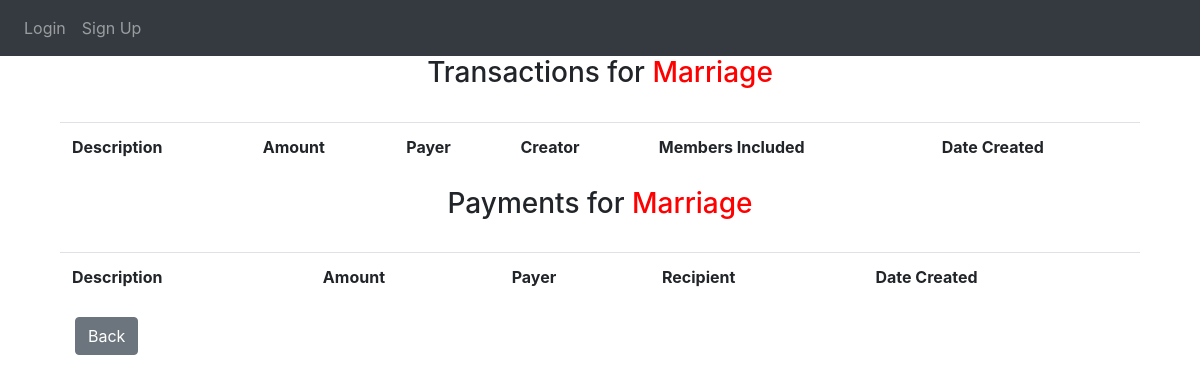
The page /see-transactions?groupID=2 on the database as committed earlier.
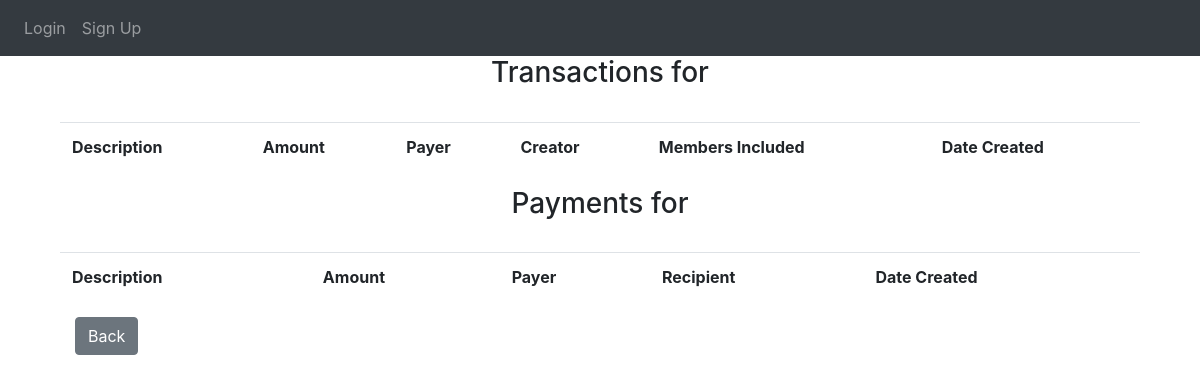
The same page on the database as committed later.
### website/models.py (models this page shows, shortened)
class Group(db.Model):
    id = db.Column(db.Integer, primary_key=True)
    admin_id = db.Column(db.Integer)
    group_name = db.Column(db.String(30), nullable=False)
    date_created = db.Column(db.DateTime(timezone=True), default=func.now())
    transactions = db.relationship('Transaction')
    payments = db.relationship('Payment')

### website/views.py (the view)
@views.route('see-transactions', methods=["GET"])
def show_transactions():
    group_id = request.args['groupID']
    group = Group.query.filter_by(id=group_id).first()
    return render_template('see_transactions.html', user=current_user, group=group)

### website/templates/see_transactions.html (shortened to what this page needs)
{% extends "base.html" %} {% block title %}Home{% endblock %} {% block content %}
<h3 align="center">Transactions for <span style="color: red;">{{ group.group_name }}</span></h3><br>
<div class="container" align="left" padding="1rem">
    <table class="table">
        <tr>
            <th>Description</th>
            <th>Amount</th>
            <th>Payer</th>
            <th>Creator</th>
            <th>Members Included</th>
            <th>Date Created</th>
        </tr>
    </table>
</div>
<h3 align="center">Payments for <span style="color: red;">{{ group.group_name }}</span></h3><br>
<div class="container" align="left" padding="1rem">
    <table class="table">
        <tr>
            <th>Description</th>
            <th>Amount</th>
            <th>Payer</th>
            <th>Recipient</th>
            <th>Date Created</th>
        </tr>
    </table>
    <div class="container-fluid">
        <a class="btn btn-secondary" href="mygroup?groupID={{ group.id }}" role="button">Back</a>
    </div>
</div>
{% endblock %}

Rows that differ between the two databases and show on the page:
removed Group: group_name "Marriage"
